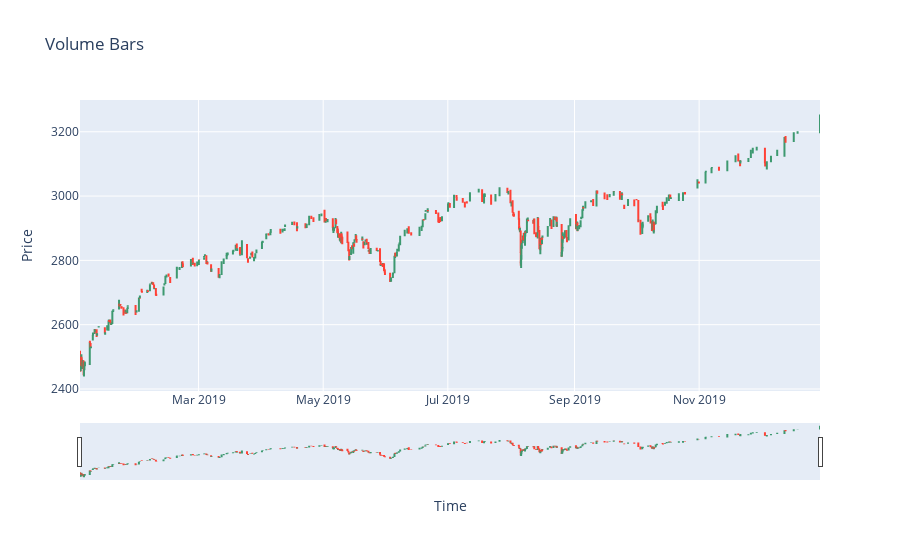

Notebook cell for this chart:
### Code cell
# 30 contracts per bar
volume_bars = get_volume_bars(data['price'].values, data['volume'].values, data['datetime'].values, 30)
fig = go.Figure(
    data=[go.Candlestick(x=volume_bars[:, 0], open=volume_bars[:, 1],
                         high=volume_bars[:, 2], low=volume_bars[:, 3], close=volume_bars[:, 4])]
).update_layout(xaxis_title="Time", yaxis_title="Price", title="Volume Bars")
fig.show()

### Figure 1 — Plotly figure (JSON) as saved in the notebook; plotly's stock layout.template omitted (floating-point values rounded to 4 significant figures; data arrays with more than 128 entries replaced by an {"elided": "..."} marker saying what was removed)
{"data": [{"close": {"elided": "478 float values"}, "high": {"elided": "478 float values"}, "low": {"elided": "478 float values"}, "open": {"elided": "478 float values"}, "type": "candlestick", "x": {"elided": "478 str values"}}], "layout": {"title": {"text": "Volume Bars"}, "xaxis": {"title": {"text": "Time"}}, "yaxis": {"title": {"text": "Price"}}}}
